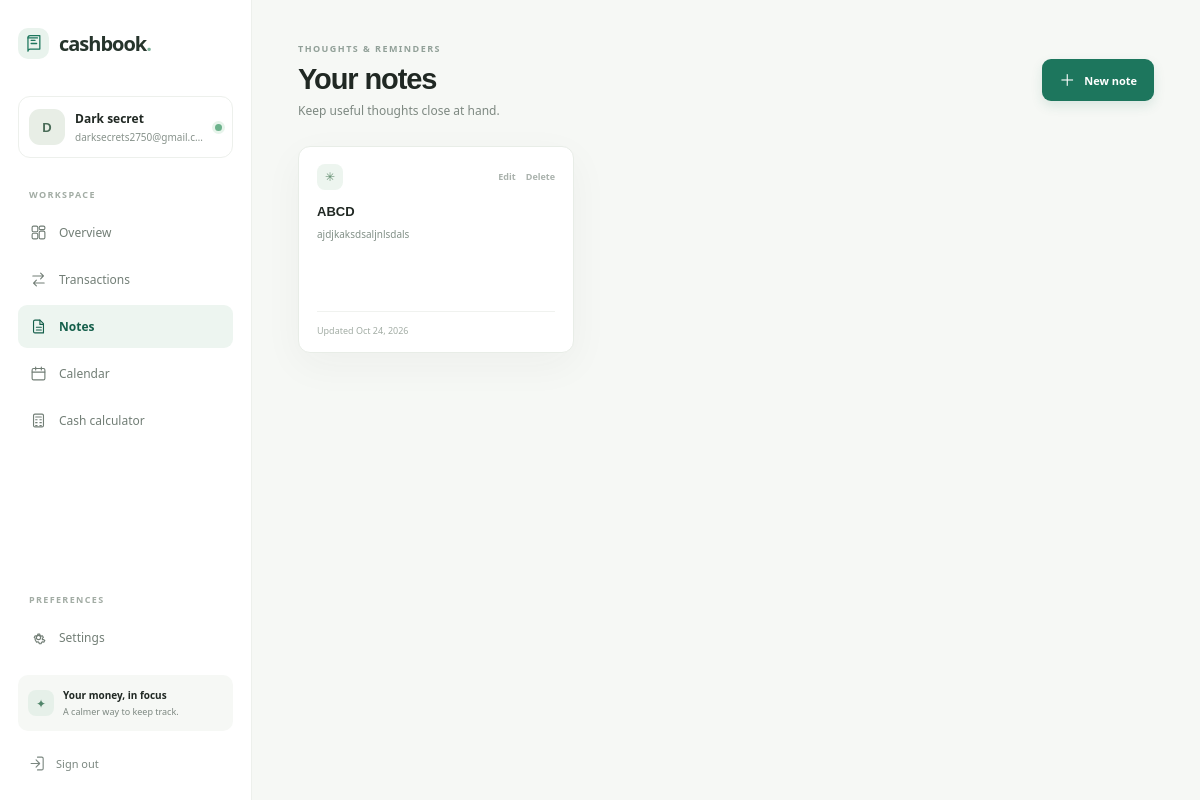
The app's page /notes/ (signed in) with its own data.
### Cashbook/cashbook/models.py (models this page shows, shortened)
class User(AbstractUser):
    username = None
    email = models.EmailField("email address", unique=True)
    LANGUAGE_CHOICES = [
        ("en", "English"),
        ("hi", "हिन्दी"),
        ("as", "অসমীয়া"),
        ("bn", "বাংলা"),
        ("gu", "ગુજરાતી"),
        ("kn", "ಕನ್ನಡ"),
        ("ks", "کٲشُر"),
        ("ml", "മലയാളം"),
        ("mr", "मराठी"),
        ("ne", "नेपाली"),
        ("or", "ଓଡ଼ିଆ"),
        ("pa", "ਪੰਜਾਬੀ"),
        ("sa", "संस्कृतम्"),
        ("ta", "தமிழ்"),
        ("te", "తెలుగు"),
        ("ur", "اردو"),
    ]
    CURRENCY_CHOICES = [
        ("INR", _("Indian Rupee (₹)")), ("USD", _("US Dollar ($)")), ("EUR", _("Euro (€)")),
        ("GBP", _("British Pound (£)")), ("CAD", _("Canadian Dollar (C$)")), ("AUD", _("Australian Dollar (A$)")),
    ]
    currency = models.CharField(max_length=3, choices=CURRENCY_CHOICES, default="INR")
    language = models.CharField(max_length=5, choices=LANGUAGE_CHOICES, default="en")
    dark_mode = models.BooleanField(default=False)
    DATE_FORMAT_CHOICES = [
        ("dmy", _("DD/MM/YYYY (day/month/year)")),
        ("mdy", _("MM/DD/YYYY (month/day/year)")),
        ("ymd", _("YYYY-MM-DD (year-month-day)")),
    ]
    date_format = models.CharField(max_length=3, choices=DATE_FORMAT_CHOICES, default="dmy")
    TIME_FORMAT_CHOICES = [("12h", _("12-hour")), ("24h", _("24-hour"))]
    CURRENCY_FORMAT_CHOICES = [("symbol", _("Currency symbol")), ("code", _("Currency code"))]
    time_format = models.CharField(max_length=3, choices=TIME_FORMAT_CHOICES, default="12h")
    currency_format = models.CharField(max_length=6, choices=CURRENCY_FORMAT_CHOICES, default="symbol")
    USERNAME_FIELD = "email"
    REQUIRED_FIELDS = []
    objects = UserManager()
    @property
    def display_name(self):
        return self.get_full_name().strip() or self.email.split("@")[0]

class Note(models.Model):
    user = models.ForeignKey(User, on_delete=models.CASCADE, related_name="notes")
    title = models.CharField(max_length=100)
    content = models.TextField(blank=True)
    updated_at = models.DateTimeField(auto_now=True)
    created_at = models.DateTimeField(auto_now_add=True)
    class Meta:
        ordering = ["-updated_at"]

### Cashbook/cashbook/views.py (the view)
# urls.py: path("notes/", views.notes, name="notes"),
@login_required
def notes(request):
    return render(request, "cashbook/notes.html", page_context(request, notes=Note.objects.filter(user=request.user)))

### Cashbook/cashbook/views.py (called while the page is built)
def currency_prefix(user, account=None):
    currency = account.currency if account else user.currency
    if user.currency_format == "code":
        return f"{currency} "
    return CURRENCY_SYMBOLS.get(currency, currency + " ")

def page_context(request, **context):
    active_account = context.get("active_account") or get_active_account(request)
    accounts = context.get("accounts")
    if accounts is None:
        accounts = list(TransactionAccount.objects.filter(user=request.user))
    context["active_account"] = active_account
    context["accounts"] = accounts
    context["currency_prefix"] = currency_prefix(request.user, account=active_account)
    context["transaction_currency"] = active_account.currency
    context["date_display_format"] = DATE_DISPLAY_FORMATS.get(request.user.date_format, "d/m/Y")
    context["time_display_format"] = "H:i" if request.user.time_format == "24h" else "g:i A"
    return context

### Cashbook/templates/cashbook/notes.html (shortened to what this page needs)
{% extends "cashbook/base.html" %}
{% load i18n %}
{% block content %}
  <div class="page-heading"><div><span class="eyebrow">{% trans "THOUGHTS & REMINDERS" %}</span><h1>{% trans "Your notes" %}</h1><p>{% trans "Keep useful thoughts close at hand." %}</p></div><a class="button button-primary" href="{% url 'note_create' %}"><span class="plus">＋</span> {% trans "New note" %}</a></div>
  {% if notes %}<section class="notes-grid">{% for note in notes %}<article class="note-card"><div class="note-card-top"><span class="note-marker">✳</span><div class="row-actions"><a href="{% url 'note_edit' note.pk %}">{% trans "Edit" %}</a><a href="{% url 'note_delete' note.pk %}" class="delete-link">{% trans "Delete" %}</a></div></div><a class="note-content-link" href="{% url 'note_edit' note.pk %}"><h2>{{ note.title }}</h2><p>{% if note.content %}{{ note.content|linebreaksbr }}{% else %}{% trans "A fresh page, ready for your thoughts." %}{% endif %}</p></a><span class="note-date">{% trans "Updated" %} {{ note.updated_at|date:"M j, Y" }}</span></article>{% endfor %}</section>{% endif %}
{% endblock %}

### Cashbook/templates/cashbook/base.html (shortened to what this page needs)
{% load static i18n %}
<!doctype html>
<html lang="{{ request.LANGUAGE_CODE|default:'en' }}" data-theme="{% if user.is_authenticated and user.dark_mode %}dark{% else %}light{% endif %}">
<head>
  <link rel="stylesheet" href="{% static 'cashbook/app.css' %}">
</head>
<body class="app-body">
  <div class="app-shell">
    <aside class="sidebar" id="sidebar">
      <a class="brand" href="{% url 'dashboard' %}">
        <span class="brand-mark"><svg viewBox="0 0 24 24" aria-hidden="true"><path d="M5 4.75A2.75 2.75 0 0 1 7.75 2H20v17H7.75A2.75 2.75 0 0 0 5 21.75v-17Z"/><path d="M5 5h12M9 8h5M9 12h7"/></svg></span>
        <span>cashbook<span class="brand-period">.</span></span>
      </a>
      <div class="profile-chip">
        <span class="avatar">{{ user.first_name|first|upper|default:user.email|first|upper }}</span>
        <span class="profile-copy"><strong>{{ user.display_name }}</strong><small>{{ user.email }}</small></span>
        <span class="online-dot" title="{% trans 'Signed in' %}"></span>
      </div>
      <p class="nav-label">{% trans "WORKSPACE" %}</p>
      <nav class="primary-nav" aria-label="{% trans 'Main navigation' %}">
        <a class="nav-link {% if request.resolver_match.url_name == 'dashboard' %}active{% endif %}" href="{% url 'dashboard' %}">
          <svg viewBox="0 0 24 24" aria-hidden="true"><rect x="3" y="3" width="8" height="8" rx="2"/><rect x="13" y="3" width="8" height="5" rx="2"/><rect x="13" y="10" width="8" height="11" rx="2"/><rect x="3" y="13" width="8" height="8" rx="2"/></svg><span>{% trans "Overview" %}</span>
        </a>
        <a class="nav-link {% if request.resolver_match.url_name == 'transactions' or 'transaction' in request.resolver_match.url_name %}active{% endif %}" href="{% url 'transactions' %}">
          <svg viewBox="0 0 24 24" aria-hidden="true"><path d="M4 7h15m0 0-4-4m4 4-4 4M20 17H5m0 0 4-4m-4 4 4 4"/></svg><span>{% trans "Transactions" %}</span>
        </a>
        <a class="nav-link {% if 'note' in request.resolver_match.url_name %}active{% endif %}" href="{% url 'notes' %}">
          <svg viewBox="0 0 24 24" aria-hidden="true"><path d="M7 3h7l5 5v13H7a2 2 0 0 1-2-2V5a2 2 0 0 1 2-2Z"/><path d="M14 3v6h5M9 13h7m-7 4h7"/></svg><span>{% trans "Notes" %}</span>
        </a>
        <a class="nav-link {% if 'calendar' in request.resolver_match.url_name or 'event' in request.resolver_match.url_name %}active{% endif %}" href="{% url 'calendar' %}">
          <svg viewBox="0 0 24 24" aria-hidden="true"><rect x="3" y="5" width="18" height="16" rx="2"/><path d="M16 3v4M8 3v4M3 10h18"/></svg><span>{% trans "Calendar" %}</span>
        </a>
        <a class="nav-link {% if request.resolver_match.url_name == 'calculator' %}active{% endif %}" href="{% url 'calculator' %}">
          <svg viewBox="0 0 24 24" aria-hidden="true"><rect x="5" y="3" width="14" height="18" rx="2"/><path d="M8 7h8M8 11h2m4 0h2m-8 4h2m4 0h2m-8 4h2m4 0h2"/></svg><span>{% trans "Cash calculator" %}</span>
        </a>
      </nav>
      <div class="sidebar-spacer"></div>
      <p class="nav-label">{% trans "PREFERENCES" %}</p>
      <nav aria-label="{% trans 'Preferences' %}">
        <a class="nav-link {% if 'settings' in request.resolver_match.url_name or 'password' in request.resolver_match.url_name %}active{% endif %}" href="{% url 'settings' %}">
          <span>{% trans "Settings" %}</span>
        </a>
      </nav>
      <div class="sidebar-footer">
        <div class="privacy-note"><span class="privacy-icon">✦</span><div><strong>{% trans "Your money, in focus" %}</strong><small>{% trans "A calmer way to keep track." %}</small></div></div>
        <form method="post" action="{% url 'logout' %}">{% csrf_token %}<button class="logout-link" type="submit"><svg viewBox="0 0 24 24" aria-hidden="true"><path d="M10 17l5-5-5-5m5 5H3m9-9h6a2 2 0 0 1 2 2v14a2 2 0 0 1-2 2h-6"/></svg>{% trans "Sign out" %}</button></form>
      </div>
    </aside>
    <main class="main-area">
      <div class="page-content">{% block content %}{% endblock %}</div>
    </main>
  </div>
</body>
</html>

### records on screen
User: first_name|first "D", display_name "Dark secret", email "darksecrets2750@gmail.c…"
Note: title "ABCD", content "ajdjkaksdsaljnlsdals", updated_at "Oct 24, 2026"
